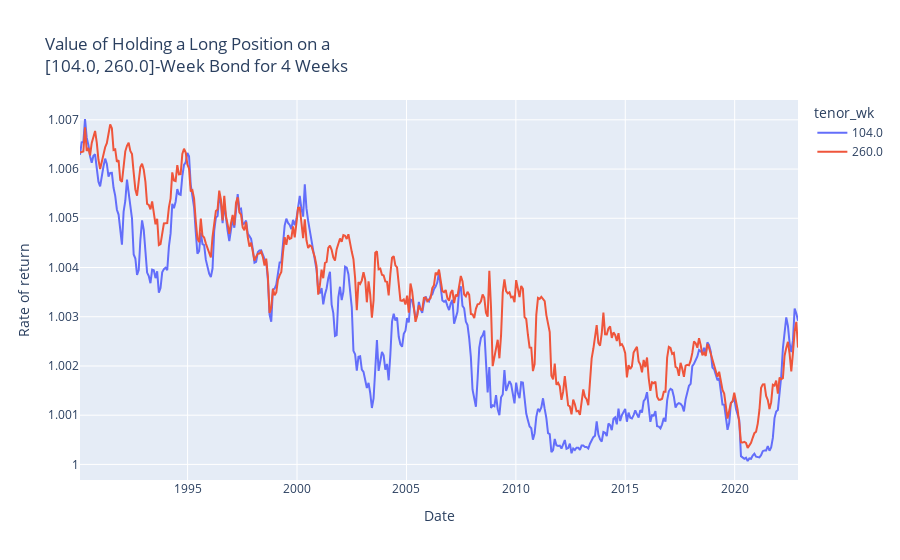

Notebook code cell kept with this figure:
### Code cell
plot_val(tenor=[104., 260.])

### Figure 1 — Plotly figure (JSON) as saved in the notebook; plotly's stock layout.template omitted (floating-point values rounded to 4 significant figures; data arrays with more than 128 entries replaced by an {"elided": "..."} marker saying what was removed)
{"data": [{"hovertemplate": "tenor_wk=104.0<br>Date=%{x}<br>Rate of return=%{y}<extra></extra>", "legendgroup": "104.0", "line": {"color": "#636efa", "dash": "solid"}, "marker": {"symbol": "circle"}, "mode": "lines", "name": "104.0", "orientation": "v", "showlegend": true, "type": "scatter", "x": {"elided": "429 str values"}, "xaxis": "x", "y": {"elided": "429 float values"}, "yaxis": "y"}, {"hovertemplate": "tenor_wk=260.0<br>Date=%{x}<br>Rate of return=%{y}<extra></extra>", "legendgroup": "260.0", "line": {"color": "#EF553B", "dash": "solid"}, "marker": {"symbol": "circle"}, "mode": "lines", "name": "260.0", "orientation": "v", "showlegend": true, "type": "scatter", "x": {"elided": "429 str values"}, "xaxis": "x", "y": {"elided": "429 float values"}, "yaxis": "y"}], "layout": {"autosize": true, "legend": {"title": {"text": "tenor_wk"}, "tracegroupgap": 0}, "title": {"text": "Value of Holding a Long Position on a<br>[104.0, 260.0]-Week Bond for 4 Weeks"}, "xaxis": {"anchor": "y", "autorange": true, "domain": [0, 1], "range": ["1990-01-31", "2022-11-23"], "title": {"text": "Date"}, "type": "date"}, "yaxis": {"anchor": "x", "autorange": true, "domain": [0, 1], "range": [0.9997, 1.007], "title": {"text": "Rate of return"}, "type": "linear"}}}
